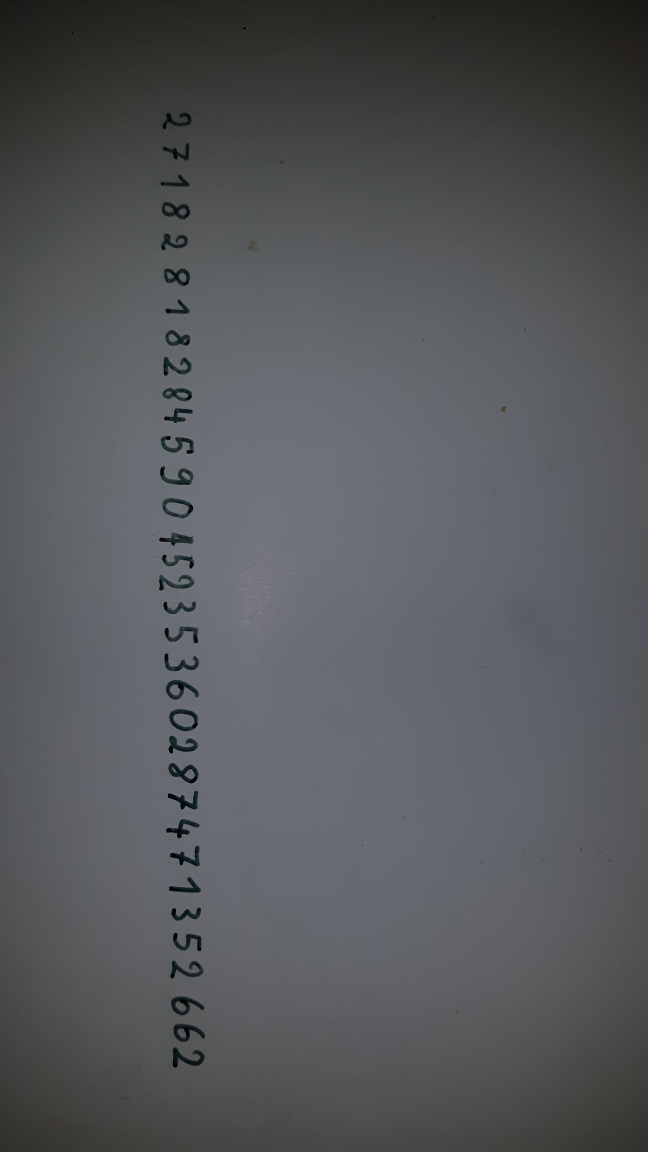
#> input picture handwritten_imgs/original/20190121_085726.jpg, 2592 x 4608 px (shown at 1/4 size); its folder holds 4 pictures in this run
$ python parse_handwritten.py
#> lines starting #> are read from the running program, lines starting #| are printed output that depends on the picture; after the words box and inside, x2 and y2 are one past the last pixel; in counts of white or black regions, pixels touching at a corner belong together
### digit_extraction/refine.py
import cv2
import os, fnmatch

def refine(input_dir='handwritten_imgs/original/', output_dir='handwritten_imgs/refined/', pattern = "*"):
#> called with input_dir = 'handwritten_imgs/original/', output_dir = 'handwritten_imgs/refined/', pattern = '*'
	listOfFiles = os.listdir(input_dir)
	#pattern = "handwritten*"

	for entry in listOfFiles:
	    if fnmatch.fnmatch(entry, pattern):
    		im = cv2.imread(input_dir + entry)
#> im is the input picture: shape (4608, 2592, 3); mean B, G, R 90.9, 87.6, 85.6
    		h, w, c = im.shape[:3]
#> h = 4608; w = 2592; c = 3
#    		print(h,w,c)
    		gray = cv2.cvtColor(im, cv2.COLOR_BGR2GRAY)
    		t, ret = cv2.threshold(gray, 0, 255, cv2.THRESH_BINARY + cv2.THRESH_OTSU)
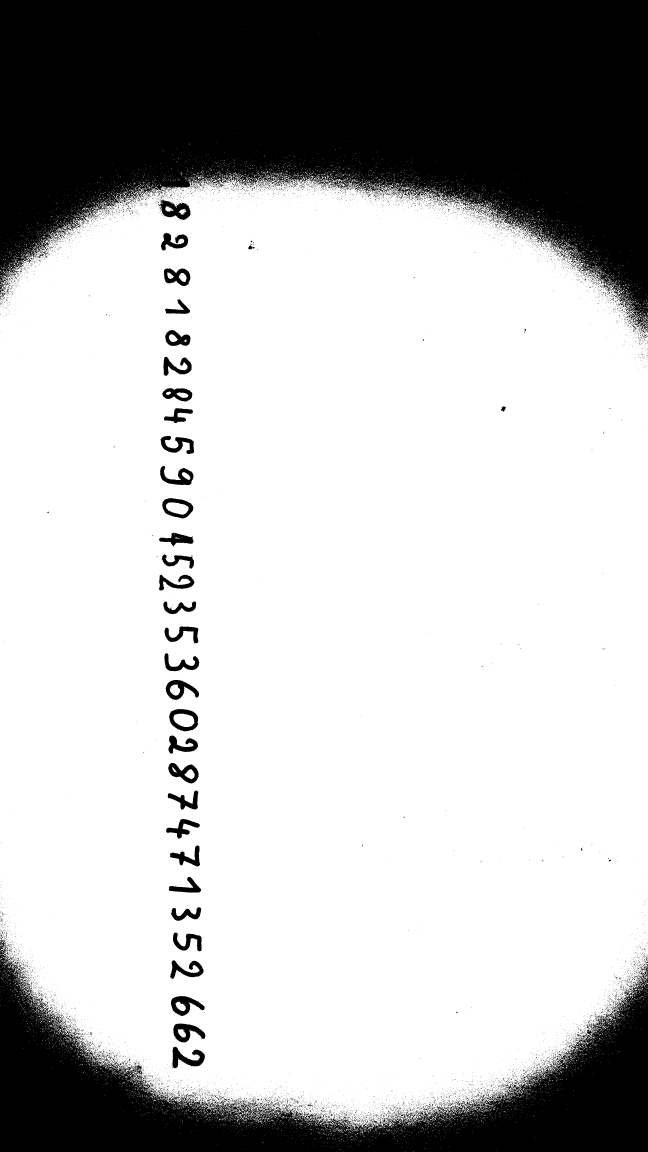
#> ret: shape (4608, 2592) (shown at 1/4 size); 73.8% white; 10570 black regions (10164 under 20 px), largest, box (x1, y1, x2, y2) and area: (0, 0, 2592, 1335) 2203861, (0, 3759, 2592, 4608) 752116, (634, 798, 763, 881) 5574
#> t = 77
    		ret = cv2.GaussianBlur(ret, (3, 3), 0)
    		cv2.imwrite(output_dir+entry, ret)
#> pass 2 of the loop in refine, `for entry in listOfFiles:`:
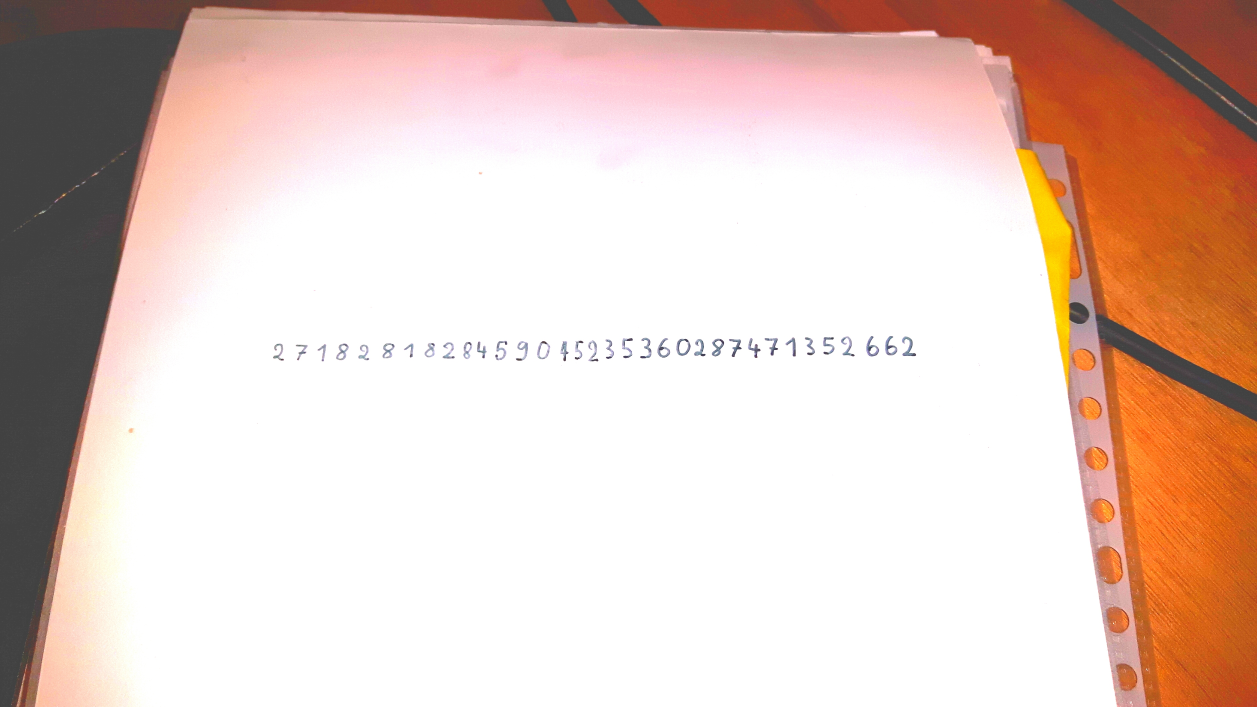
#> input picture handwritten_imgs/original/handwritten_contrast_boosted.jpg, 3771 x 2121 px (shown at 1/3 size)
#> in refine, im is the input picture: shape (2121, 3771, 3); mean B, G, R 192.6, 201.9, 226.2
#> in refine, `gray = cv2.cvtColor(im, cv2.COLOR_BGR2GRAY)`:
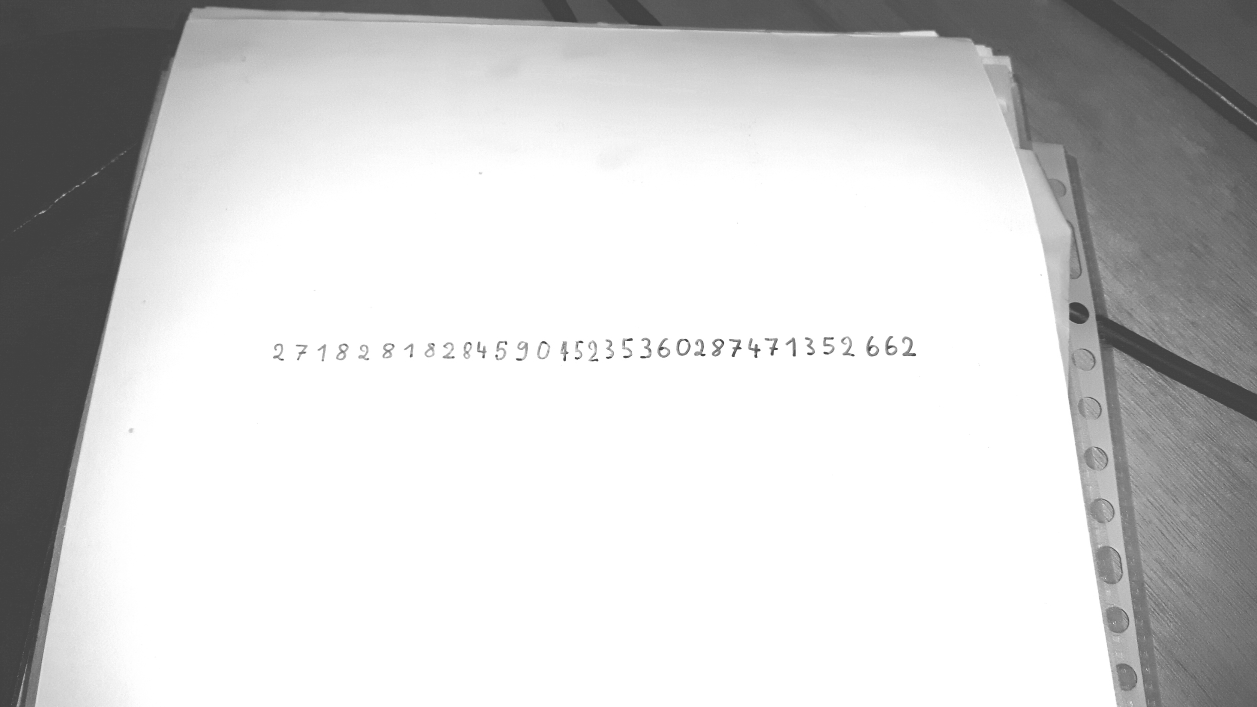
#> gray: shape (2121, 3771) (shown at 1/3 size); min 59, max 255, mean 208.1
#> in refine, `t, ret = cv2.threshold(gray, 0, 255, cv2.THRESH_BINARY + cv2.THRESH_OT..`:
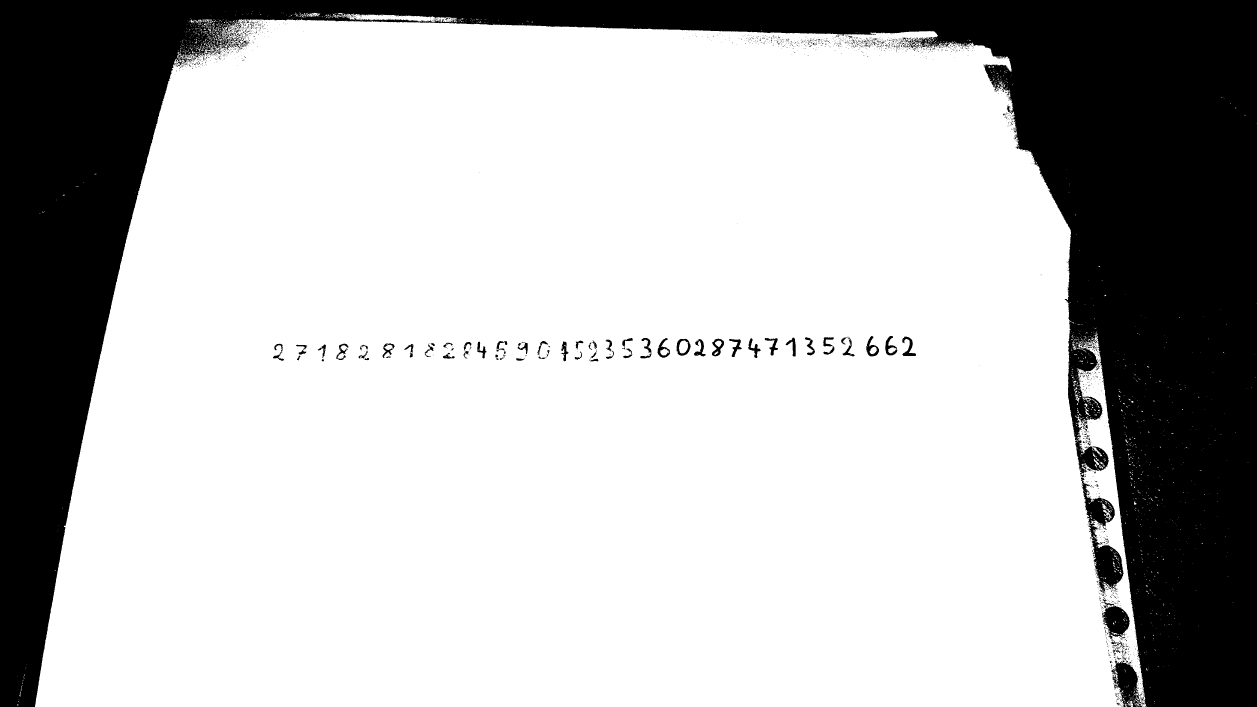
#> ret: shape (2121, 3771) (shown at 1/3 size); 74% white; 2096 black regions (1969 under 20 px), largest, box (x1, y1, x2, y2) and area: (0, 0, 3771, 2121) 2022841, (3243, 1432, 3371, 1780) 14924, (3334, 1981, 3433, 2121) 7013
#> t = 173
#> pass 3 of the loop in refine, `for entry in listOfFiles:`:
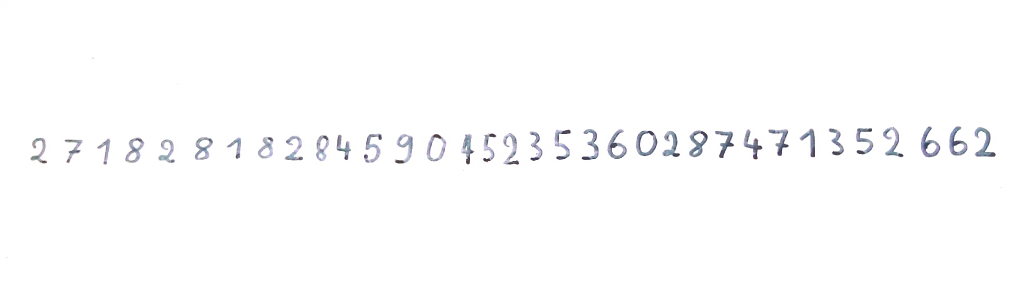
#> input picture handwritten_imgs/original/handwritten_digits_only.jpg, 2055 x 612 px (shown at 1/2 size)
#> in refine, im is the input picture: shape (612, 2055, 3); mean B, G, R 253, 252.6, 252.5
#> gray: shape (612, 2055)
#> in refine, `t, ret = cv2.threshold(gray, 0, 255, cv2.THRESH_BINARY + cv2.THRESH_OT..`:
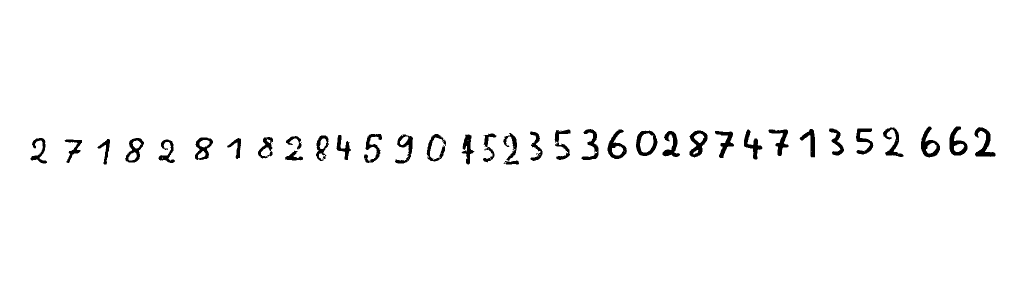
#> ret: shape (612, 2055) (shown at 1/2 size); 98% white; 37 black regions (2 under 20 px), largest, box (x1, y1, x2, y2) and area: (1842, 253, 1880, 315) 999, (1949, 254, 1991, 314) 996, (1899, 253, 1935, 311) 966
#> t = 197
#> the loop made 4 passes; the first 3 are shown

	#cv2.imshow('img', ret)
	#cv2.waitKey(0)

### parse_handwritten.py

try:
	import cv2
except ImportError:
	print("OpenCV is not installed. Please do this by running pip install opencv-python==3.4.4.19")
	quit()
try:
	import numpy as np
except ImportError:
	print("Numpy is not installed. Please do this by running pip install numpy")
	quit()
import os
from digit_extraction.refine import refine
from digit_extraction.detect import detect

ORIGINAL_IMG_DIR = 'handwritten_imgs/original/'
REFINIED_IMG_DIR = 'handwritten_imgs/refined/'
EXTRACTED_DIGITS_DIR = 'handwritten_extracted/'

print("please put the image containing the digits in the folder called \"{}\". Make sure that it is in JPEG format.".format(ORIGINAL_IMG_DIR))
input('Press ENTER to continue')
print("Refining images for better digit detection...", end='')
refine(input_dir=ORIGINAL_IMG_DIR, output_dir=REFINIED_IMG_DIR)
print("DONE")
print("Refinied images are in \"{}\"".format(REFINIED_IMG_DIR))
file = None
while True:
    print("Select a file to read the digits from:")
#> (the run stopped early here; a loop or call above may not have finished)
